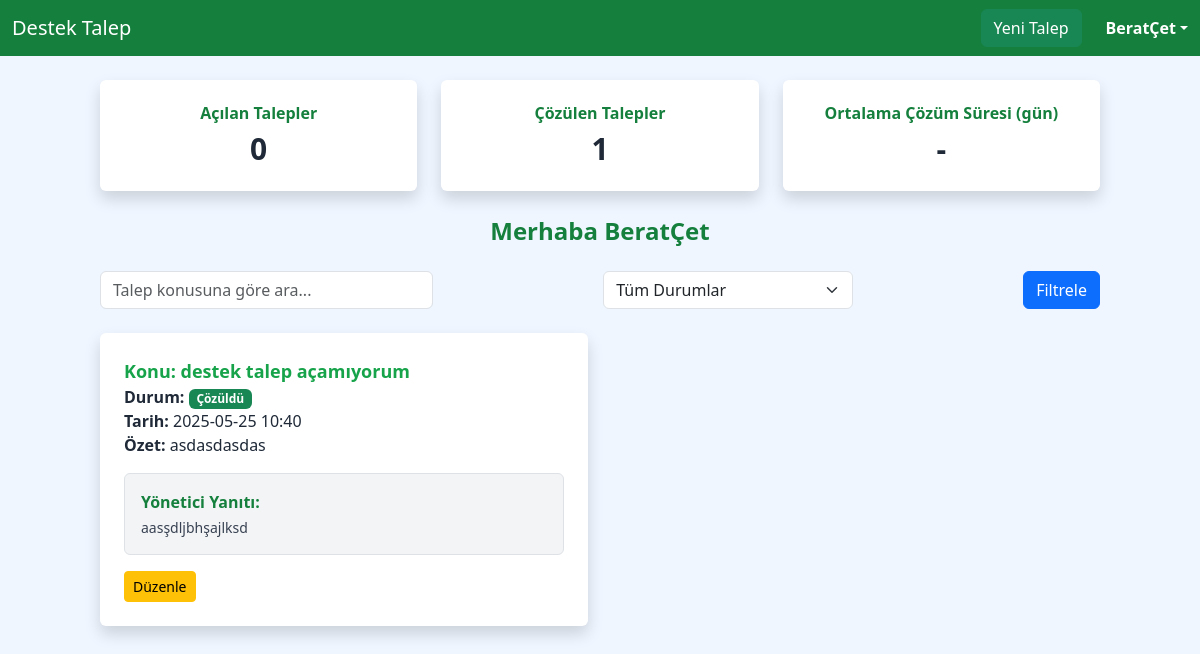
Page /dashboard (signed in) on the committed database.
### app.py (models this page shows)
class User(UserMixin, db.Model):
    id = db.Column(db.Integer, primary_key=True)
    name = db.Column(db.String(100), nullable=False)
    email = db.Column(db.String(100), unique=True, nullable=False)
    password = db.Column(db.String(100), nullable=False)
    talepler = db.relationship('Talep', back_populates='kullanici')
    is_admin = db.Column(db.Boolean, default=False)
    reply = db.Column(db.Text, nullable=True)

class Talep(UserMixin, db.Model):
    id = db.Column(db.Integer, primary_key=True)
    priority = db.Column(db.String(50), nullable=False)
    tags = db.Column(db.String(50), nullable=False)
    subject = db.Column(db.String(500), nullable=False)
    description = db.Column(db.String(5000), nullable=False)
    reply = db.Column(db.String(5000), nullable=True)
    status = db.Column(db.String(20), nullable=False, default='Beklemede')
    kullanici_id = db.Column(db.Integer, db.ForeignKey('user.id'), nullable=False)
    kullanici = db.relationship('User', back_populates='talepler')
    created_at = db.Column(db.DateTime, default=datetime.utcnow)
    updated_at = db.Column(db.DateTime, default=datetime.utcnow, onupdate=datetime.utcnow)

### app.py (the view)
@app.route('/dashboard')
@login_required
def dashboard():
    user = current_user
    status_filter = request.args.get('status', 'all')
    search_query = request.args.get('search', '').strip().lower()
    query = Talep.query.filter_by(kullanici_id=user.id)
    if status_filter != 'all':
        query = query.filter(Talep.status == status_filter)
    if search_query:
        query = query.filter(Talep.subject.ilike(f'%{search_query}%'))
    talepler = query.order_by(Talep.created_at.desc()).all()
    stats = {
        "opened_requests": Talep.query.filter_by(kullanici_id=user.id, reply=None).count(),
        "resolved_requests": Talep.query.filter(Talep.kullanici_id==user.id, Talep.reply.isnot(None)).count(),
        "avg_resolution_time": "-"  # Basitleştirildi
    }
    return render_template("dashboard.html", user=user, talepler=talepler, stats=stats, status_filter=status_filter, search_query=search_query)

### app.py (called while the page is built)
@login_manager.user_loader
def load_user(user_id):
    return User.query.get(int(user_id))

### templates/dashboard.html (shortened to what this page needs)
<!DOCTYPE html>
<html lang="tr">
<head>
  <link href="https://cdn.jsdelivr.net/npm/bootstrap@5.3.3/dist/css/bootstrap.min.css" rel="stylesheet" />
  <script src="https://cdn.tailwindcss.com"></script>
</head>
<body class="bg-blue-50 text-gray-800">
  <nav class="navbar navbar-expand-lg navbar-dark bg-green-700 mb-4">
    <div class="container-fluid">
      <a class="navbar-brand" href="#">Destek Talep</a>
      <div class="d-flex ms-auto align-items-center gap-3">
        <a href="/dashboard/create" class="btn btn-success me-2">Yeni Talep</a>
        <div class="dropdown">
          <a href="#" class="d-flex align-items-center text-white text-decoration-none dropdown-toggle"
            id="profileDropdown" data-bs-toggle="dropdown" aria-expanded="false">
            <strong>{{ user.name }}</strong>
          </a>
        </div>
      </div>
    </div>
  </nav>
  <div class="container mt-4">
    <div class="grid grid-cols-1 md:grid-cols-3 gap-4 mb-6">
      <div class="p-4 bg-white rounded shadow text-center">
        <h5 class="font-semibold text-green-700 mb-2">Açılan Talepler</h5>
        <p class="text-3xl font-bold">{{ stats.opened_requests or 0 }}</p>
      </div>
      <div class="p-4 bg-white rounded shadow text-center">
        <h5 class="font-semibold text-green-700 mb-2">Çözülen Talepler</h5>
        <p class="text-3xl font-bold">{{ stats.resolved_requests or 0 }}</p>
      </div>
      <div class="p-4 bg-white rounded shadow text-center">
        <h5 class="font-semibold text-green-700 mb-2">Ortalama Çözüm Süresi (gün)</h5>
        <p class="text-3xl font-bold">{{ stats.avg_resolution_time or '-' }}</p>
      </div>
    </div>
    <h2 class="text-2xl text-green-700 font-bold mb-4 text-center">Merhaba {{ user.name }}</h2>
    <form method="get" action="{{ url_for('dashboard') }}" class="mb-4 flex flex-col md:flex-row justify-between items-center gap-3">
      <input
        type="text"
        name="search"
        placeholder="Talep konusuna göre ara..."
        value="{{ search_query | default('') }}"
        class="form-control w-full md:w-1/3"
      />
      <select name="status" class="form-select w-full md:w-1/4">
        <option value="all" {% if status_filter == 'all' %}selected{% endif %}>Tüm Durumlar</option>
      </select>
      <button type="submit" class="btn btn-primary">Filtrele</button>
    </form>
    <div class="grid grid-cols-1 md:grid-cols-2 gap-4 mb-5 talepler-container">
      {% if talepler %}
      {% for talep in talepler %}
      <div class="p-4 bg-white rounded shadow">
        <h4 class="text-lg font-semibold text-green-600">Konu: {{ talep.subject }}</h4>
        <p>
          <strong>Durum:</strong>
          <span class="badge
              {% if talep.status == 'İnceleniyor' %} bg-primary
              {% elif talep.status == 'Beklemede' %} bg-warning text-dark
              {% elif talep.status == 'Çözüldü' %} bg-success
              {% elif talep.status == 'Reddedildi' %} bg-danger
              {% else %} bg-secondary
              {% endif %}">
          {{ talep.status }}
          </span>
        </p>
        <p><strong>Tarih:</strong> {{ talep.created_at.strftime('%Y-%m-%d %H:%M') }}</p>
        <p><strong>Özet:</strong> {{ talep.description[:100] }}{% if talep.description|length > 100 %}...{% endif %}</p>
        {% if talep.reply %}
  <div class="mt-3 p-3 bg-gray-100 border border-green-300 rounded">
    <p class="mb-1 font-semibold text-green-700">Yönetici Yanıtı:</p>
    <p class="text-sm text-gray-700">{{ talep.reply }}</p>
  </div>
{% endif %}
        <a href="{{ url_for('edit', id=talep.id) }}" class="btn btn-warning btn-sm mt-3">Düzenle</a>
      </div>
      {% endfor %}
      {% else %}
      <div class="p-4 bg-white rounded shadow col-span-2 text-center">
        <p>Hiç talep bulunamadı.</p>
      </div>
      {% endif %}
    </div>
  </div>
</body>
</html>

### rows in the picture
User: name "BeratÇet"
Talep: subject "destek talep açamıyorum", status "Çözüldü", created_at "2025-05-25 10:40", description "asdasdasdas", reply "aasşdljbhşajlksd"

### other values in the picture
{{ stats.opened_requests or 0 }} "0"
{{ stats.resolved_requests or 0 }} "1"
{{ stats.avg_resolution_time or '-' }} "-"
